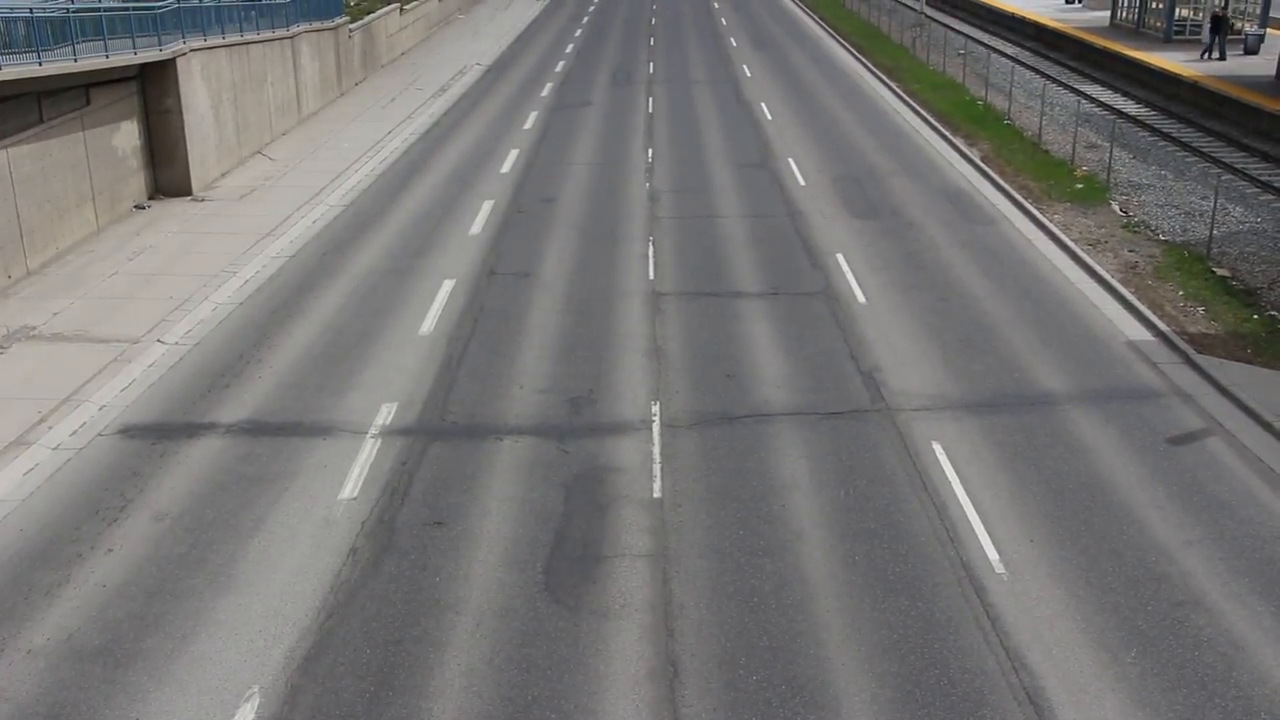
#> input picture frame 71 of data/cars_on_highway.mp4, 1280 x 720 px, given in place of test_video_1.mp4, which was not available
$ python homographic_transformation.py
#> lines starting #> are read from the running program, lines starting #| are printed output that depends on the picture; after the words box and inside, x2 and y2 are one past the last pixel; in counts of white or black regions, pixels touching at a corner belong together
import cv2 as cv
import numpy as np

input_video = r'C:\Users\gokul\Desktop\Computer_vision_mini_project\data\test_video_1.mp4'

vid = cv.VideoCapture(input_video)
check = 0
while vid.isOpened():

    ret,frame = vid.read()
#> frame is the input picture: shape (720, 1280, 3); mean B, G, R 117, 117.9, 119.2
    #frame shape : (850, 478, 3)
    if not ret:
        exit()

    # [5 lines of commented-out code are left out]
    tl = [40,380]
    bl = [80,450]
    tr = [400,320]
    br = [478,390]

    cv.circle(frame,tl,5,[0,255,0],-1)
#> frame: shape (720, 1280, 3); 0.01% of pixels changed, all inside (x1, y1, x2, y2) = (35, 375, 46, 386)
    cv.circle(frame,tr,5,[0,255,0],-1)
#> frame: shape (720, 1280, 3); mean B, G, R 117, 117.9, 119.1
    cv.circle(frame,bl,5,[0,255,0],-1)
#> frame: shape (720, 1280, 3); mean B, G, R 117, 117.9, 119.1
    cv.circle(frame,br,5,[0,255,0],-1)
#> frame: shape (720, 1280, 3); mean B, G, R 117, 117.9, 119.1

    src_pts = np.array([tl, bl, tr, br], dtype=np.float32)
    # dst_pts = np.array([[[0, 0], [0, 640], [480, 0], [480, 640]]], dtype=np.float32)
    dst_pts = np.array([[[0, 0], [0, 480], [640, 0], [640, 480]]], dtype=np.float32)

    perspective_mat = cv.getPerspectiveTransform(src_pts, dst_pts)

    trans_frame = cv.warpPerspective(frame, perspective_mat, (640,480))
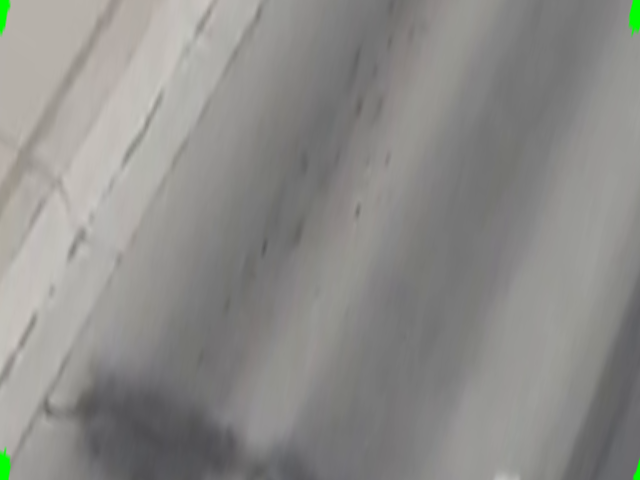
#> trans_frame: shape (480, 640, 3); mean B, G, R 137.4, 140.1, 140.8

    cv.imshow('Original video', frame)
    cv.imshow('Transformed fisheeye', trans_frame)

    check = check + 1

    if cv.waitKey(1) & 0xFF == ord('q'):
#> (key q is pressed here)
            break

vid.release()
cv.destroyAllWindows()

$ run again, starting later in the video
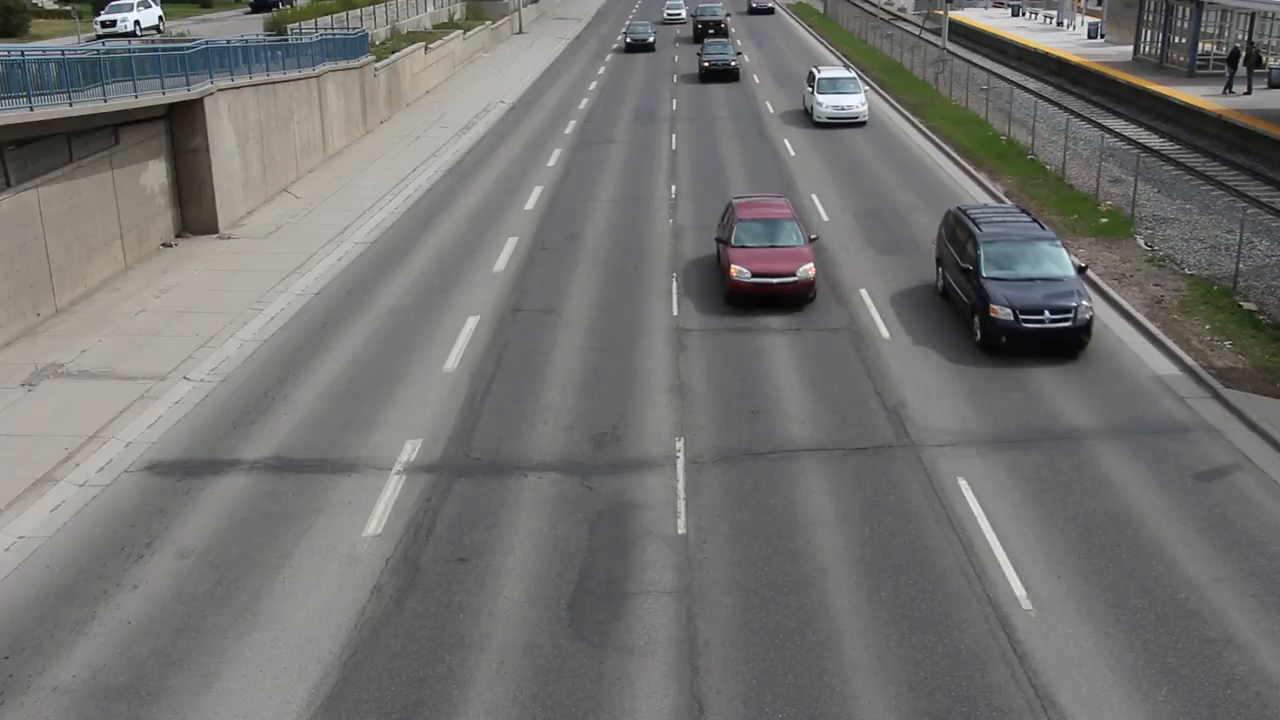
#> input picture frame 322 of data/cars_on_highway.mp4, 1280 x 720 px, given in place of test_video_1.mp4, which was not available
#> frame is the input picture: shape (720, 1280, 3); mean B, G, R 112.4, 113.7, 114.8
#> `trans_frame = cv.warpPerspective(frame, perspective_mat, (640,480))`:
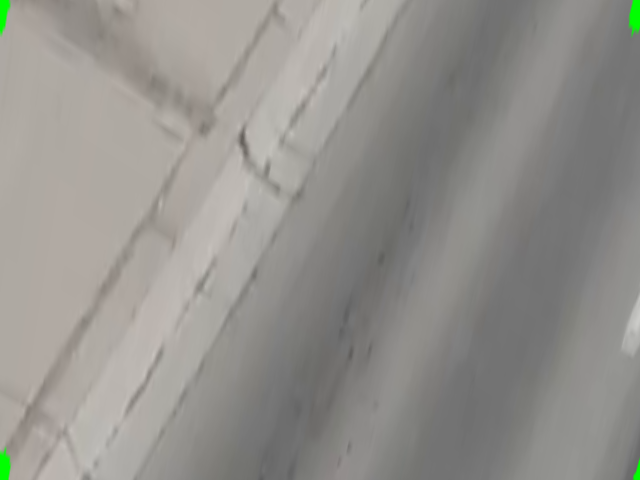
#> trans_frame: shape (480, 640, 3); mean B, G, R 140.9, 145.3, 147.2

$ run again, starting later in the video
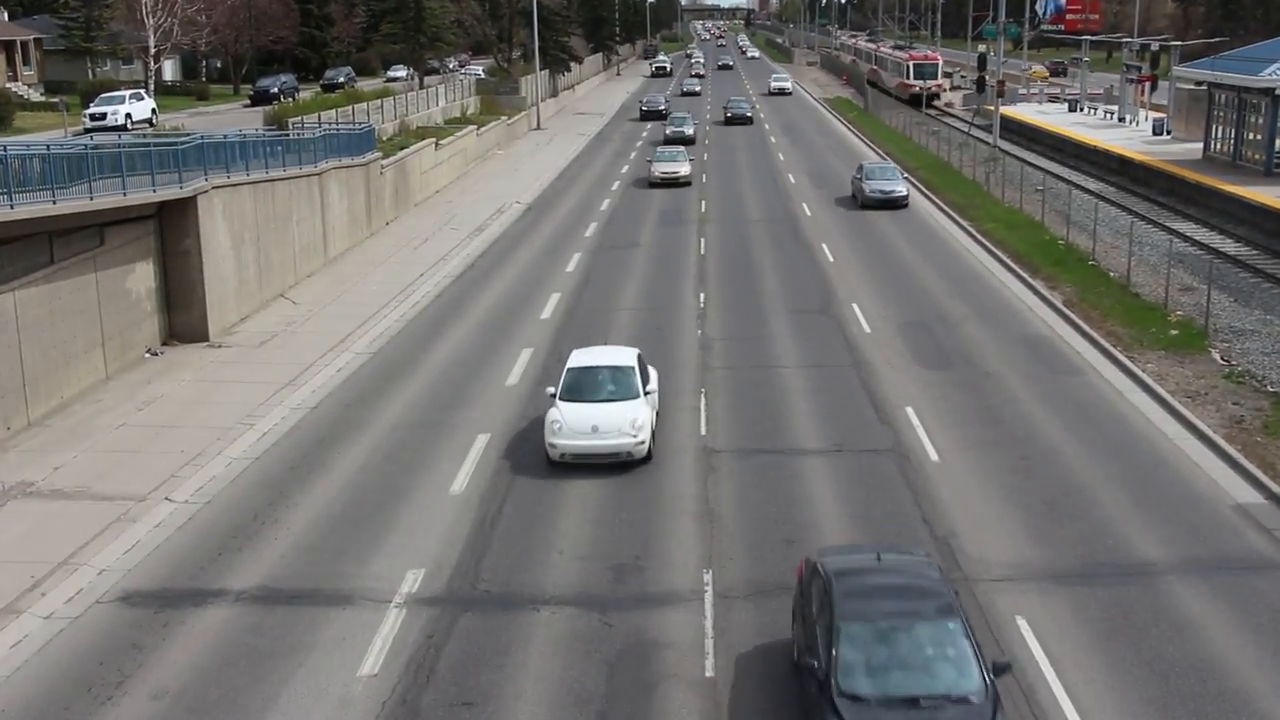
#> input picture frame 572 of data/cars_on_highway.mp4, 1280 x 720 px, given in place of test_video_1.mp4, which was not available
#> frame is the input picture: shape (720, 1280, 3); mean B, G, R 112.4, 114.3, 115.6
#> `trans_frame = cv.warpPerspective(frame, perspective_mat, (640,480))`:
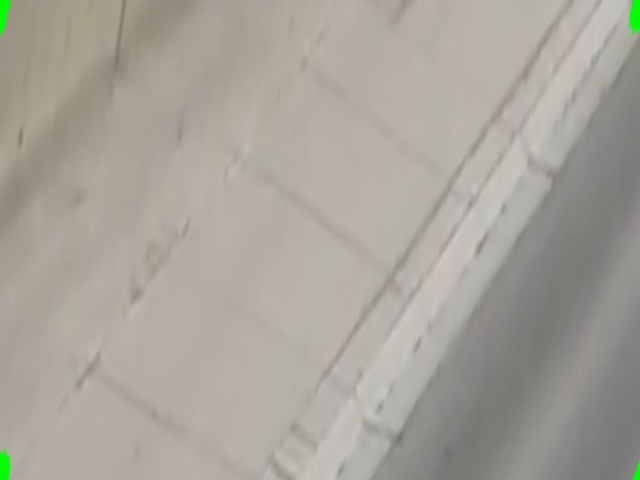
#> trans_frame: shape (480, 640, 3); mean B, G, R 154.9, 163.2, 167.9
